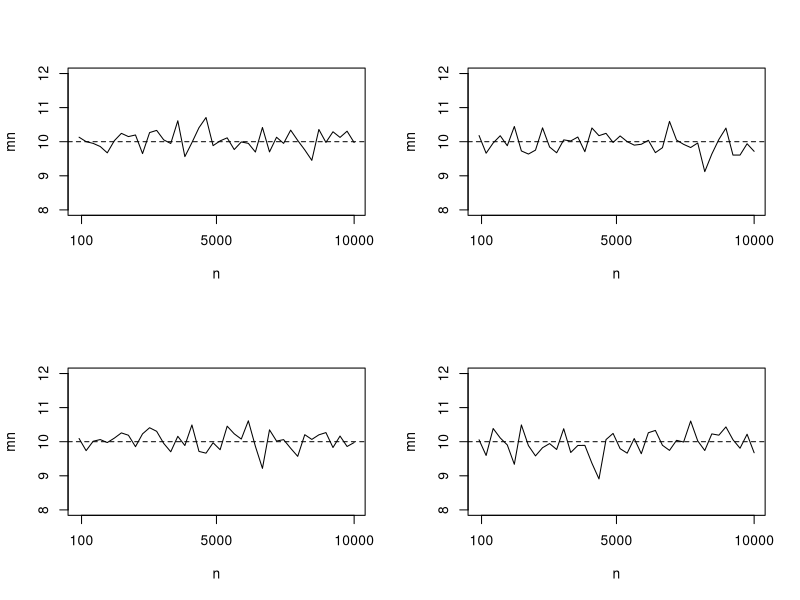

The R script that drew this image:
n <- seq(10,10000,length=40)

par(mfrow=c(2,2))
for(k in 1:4){
  mn <-numeric(40)
  for(i in 1:40){
    mn[i] <- mean(rnorm(n, mean=10,sd=2))
  }
  plot(n ,mn, type='l', ylim=c(8,12), xaxt='n')
  abline(h=10, lty=2)
  axis(1,c(100,5000,10000))
}
par(mfrow=c(1,1))

